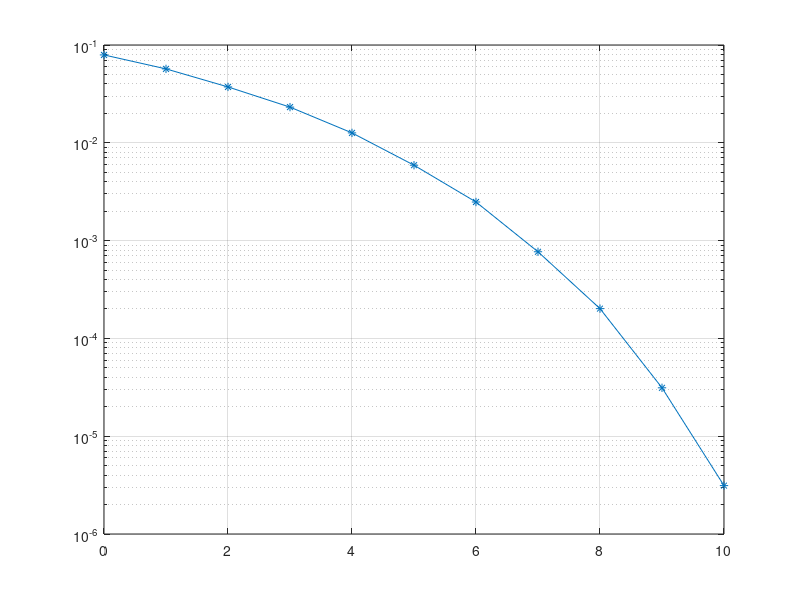

Write MATLAB code to recreate this figure. (Note: this script raises an error after producing the figure.)
clear
clc
%simulation parameter setting
N = 64;
nFrame=10000;
EbN0 = 0:10;
B = zeros(length(EbN0),nFrame);
%run simulation loop
for eitr = 1:length(EbN0)
    for itr=1:nFrame
        a = randi([0,1],1,N);%sourse bit generation
        aq = reshape(a,2,[]);%QPSK modulation
        d = (( 1 - 2 * aq(1, :)) + 1i * (1 - 2 * aq(2, :))) / sqrt(2);%
        s = ifft(d);%transmit signal
        %through channel
%         noise_var = 1*frs/(2*10^(0.1*EbN0(eitr)));
%         white_noise = (rand(1,n)-0.5)*sqrt(12*noise_var);
%         r = s + white_noise;
        r = awgn(s,EbN0(eitr)+3,'measured');% add noise to the signal
        %+3 for S/N = 2Eb/N0
        %receiver
        ss = fft(r);
        b = real(ss)<0;
        bi = imag(ss)<0;
        b = [b;bi];
        b = reshape(b,1,[]);
        B(eitr,itr) = sum(b ~= a);
    end
end
BER = sum(B')/(nFrame*N);
semilogy(EbN0,BER,'-*')
grid on
hold on
reference_curves(EbN0)
legend('QPSK','theoretical bound')
title('OFDM BER performance curves simualtion')